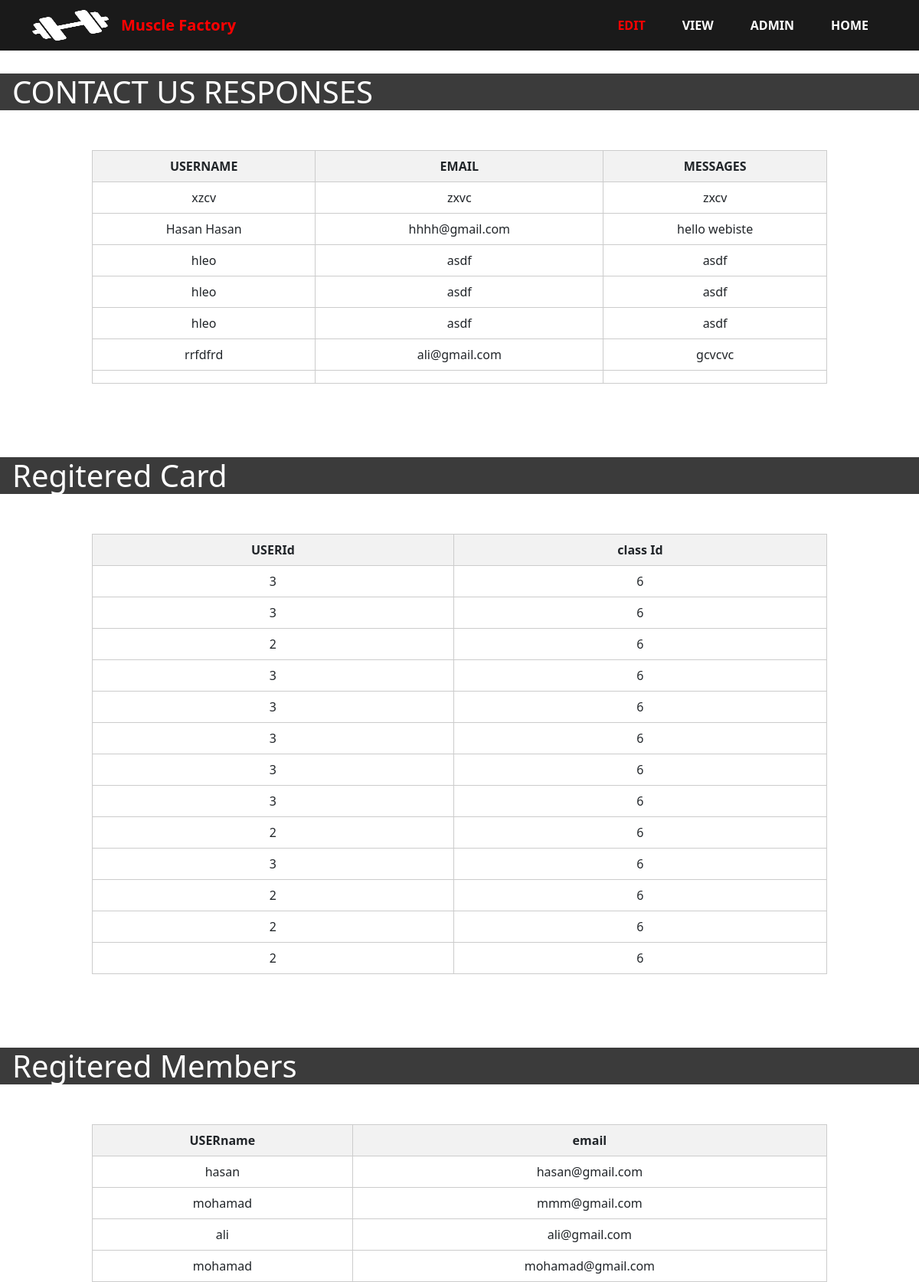
Page /adminview.php on the committed database.
### tables this page shows
CREATE TABLE `contact` (
  `name` varchar(80) NOT NULL,
  `email` varchar(80) NOT NULL,
  `contactus` text NOT NULL
);

CREATE TABLE `cardregister` (
  `cardid` int(11) NOT NULL,
  `userid` int(11) NOT NULL
);

CREATE TABLE `signup` (
  `ID` int(11) NOT NULL,
  `email` varchar(80) NOT NULL,
  `password` varchar(50) NOT NULL,
  `username` varchar(50) NOT NULL,
  `role` int(11) NOT NULL
);

### adminview.php (the view, shortened to what this page needs)
<!DOCTYPE html>
<html lang="en">
<head>
    <link href="https://stackpath.bootstrapcdn.com/bootstrap/4.5.2/css/bootstrap.min.css" rel="stylesheet">
    <link
    href="https://cdn.jsdelivr.net/npm/bootstrap@5.3.3/dist/css/bootstrap.min.css"
    rel="stylesheet"
    />
    <link rel="stylesheet" href="./css/admin.css">
</head>
<body>
        <nav class="navbar navbar-expand-lg navbar-light bg-body-tranparent fixed-top ">
        <div class="container">
            <a class="navbar-brand" href="#">
            <img src="photos/dumblelogo.png" alt="Logo" style="width: 100px; height: 40px;">
            </a>
            <a class="navbar-brand " href="#"><span class="cred">Muscle Factory</span></a>
            <div class="collapse navbar-collapse justify-content-end " id="navbarNav">
            <ul class="navbar-nav  ">
                <li class="nav-item px-3">
                <a class="nav-link" href="admin.php"><span class="cred">EDIT</span></a>
                </li>
                <li class="nav-item px-3">
                <a class="nav-link " href="adminView.php"><span class="">VIEW</span></a>
                </li>
                <li class="nav-item px-3">
                <a id="admin" class="nav-link loginbt admin" href="admin.php" >ADMIN</a>
                </li>
                <li class="nav-item px-3">
                <a id="admin" class="nav-link loginbt admin" href="index.php" >HOME</a>
                </li>
            </ul>
            </div>
        </div>
        </nav>
    <div class="center">
        <h1 class="title">CONTACT US RESPONSES</h1>
        <table class>
            <tr>
                <th>USERNAME</th>
                <th>EMAIL</th>
                <th>MESSAGES</th>
            </tr>
            <?php
            include "config.php";
            $sql="SELECT * from contact";
           $result= $con->query($sql) ;
            if($result->num_rows>0){
                while($row=$result->fetch_assoc()){
                    echo "<tr>";
                    echo "<td>".$row['name']."</td>";
                    echo "<td>".$row['email']."</td>";
                    echo "<td>".$row['contactus']."</td>";
                    echo "</tr>";
                }
            }
            ?>
        </table>
    </div>
<div class="center">
        <h1 class="title">Regitered Card</h1>
        <table class>
            <tr>
                <th>USERId</th>
                <th>class Id</th>
            </tr>
            <?php
            include "config.php";
            $sql="SELECT * from cardregister";
           $result= $con->query($sql) ;
            if($result->num_rows>0){
                while($row=$result->fetch_assoc()){
                    echo "<tr>";
                    echo "<td>".$row['cardid']."</td>";
                    echo "<td>".$row['userid']."</td>";
                    echo "</tr>";
                }
            }
            ?>
        </table>
    </div>
<div class="center">
        <h1 class="title">Regitered Members</h1>
        <table class>
            <tr>
                <th>USERname</th>
                <th>email</th>
            </tr>
            <?php
            include "config.php";
            $sql="SELECT * from signup";
           $result= $con->query($sql) ;
            if($result->num_rows>0){
                while($row=$result->fetch_assoc()){
                    echo "<tr>";
                    echo "<td>".$row['username']."</td>";
                    echo "<td>".$row['email']."</td>";
          echo "</tr>";
                }
            }
            ?>
        </table>
    </div>
</body>
</html>

### css/admin.css (style rules this page uses)
.navbar { backdrop-filter: blur(1px); background-color: rgba(0, 0, 0, 0.897); }
.navbar .navbar-nav .nav-link, .navbar-brand { color: white !important; font-weight: bold; }
.cred { color: red; }
.title { background-color: rgb(59, 59, 59); color: white; align-self: flex-start; width: 100%; padding-left: 1rem; margin-bottom: 2rem; }
.center { display: flex; flex-direction: column; justify-content: center; align-items: center; }
table { width: 80%; border-collapse: collapse; margin-top: 20px; }
table, th, td { border: 1px solid #ccc; padding: 8px; text-align: center; }
th { background-color: #f2f2f2; }

### rows in the picture
contact: name "xzcv", email "zxvc", contactus "zxcv"
contact: name "Hasan Hasan", email "hhhh@gmail.com", contactus "hello webiste"
contact: name "hleo", email "asdf", contactus "asdf"
contact: name "hleo", email "asdf", contactus "asdf"
contact: name "hleo", email "asdf", contactus "asdf"
contact: name "rrfdfrd", email "ali@gmail.com", contactus "gcvcvc"
cardregister: cardid "3", userid "6"
cardregister: cardid "3", userid "6"
cardregister: cardid "2", userid "6"
cardregister: cardid "3", userid "6"
cardregister: cardid "3", userid "6"
cardregister: cardid "3", userid "6"
cardregister: cardid "3", userid "6"
cardregister: cardid "3", userid "6"
cardregister: cardid "2", userid "6"
cardregister: cardid "3", userid "6"
cardregister: cardid "2", userid "6"
cardregister: cardid "2", userid "6"
cardregister: cardid "2", userid "6"
signup: username "hasan", email "hasan@gmail.com"
signup: username "mohamad", email "mmm@gmail.com"
signup: username "ali", email "ali@gmail.com"
signup: username "mohamad", email "mohamad@gmail.com"
